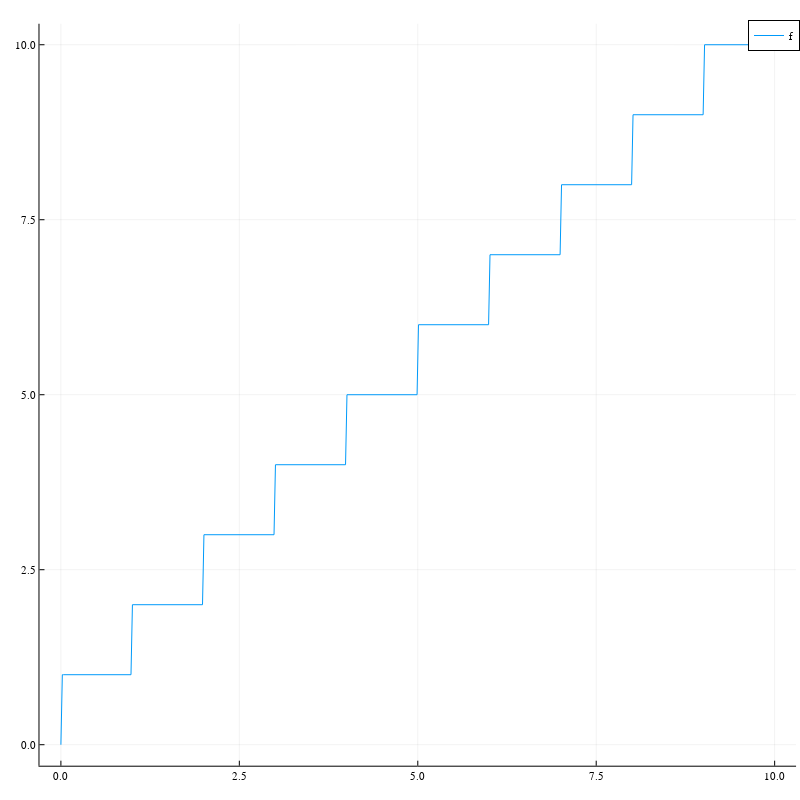

This figure's notebook cell:
### Code cell
xg = range(0, 10, length = 500)

# f(x) = x^3
# f(x) = -x*log(x)
# f(x) = exp(x)
f(x) = ceil(x)
# 
plot(xg, f, label = "f")

### Figure 1 — Plotly figure (JSON) as saved in the notebook; plotly's stock layout.template omitted (floating-point values rounded to 4 significant figures; data arrays with more than 128 entries replaced by an {"elided": "..."} marker saying what was removed)
{"data": [{"xaxis": "x", "colorbar": {"title": ""}, "yaxis": "y", "x": {"elided": "500 float values"}, "showlegend": true, "mode": "lines", "name": "f", "zmin": null, "legendgroup": "f", "zmax": null, "line": {"color": "rgba(0, 154, 250, 1.000)", "shape": "linear", "dash": "solid", "width": 1}, "y": {"elided": "500 int values"}, "type": "scatter"}], "layout": {"showlegend": true, "xaxis": {"showticklabels": true, "gridwidth": 0.5, "tickvals": [0, 2.5, 5, 7.5, 10], "range": [-0.3, 10.3], "domain": [0.04937, 0.9951], "mirror": false, "tickangle": 0, "showline": true, "ticktext": ["0.0", "2.5", "5.0", "7.5", "10.0"], "zeroline": false, "tickfont": {"color": "rgba(0, 0, 0, 1.000)", "family": "sans-serif", "size": 11}, "zerolinecolor": "rgba(0, 0, 0, 1.000)", "anchor": "y", "visible": true, "ticks": "inside", "tickmode": "array", "linecolor": "rgba(0, 0, 0, 1.000)", "showgrid": true, "title": "", "gridcolor": "rgba(0, 0, 0, 0.100)", "titlefont": {"color": "rgba(0, 0, 0, 1.000)", "family": "sans-serif", "size": 15}, "tickcolor": "rgb(0, 0, 0)", "type": "-"}, "paper_bgcolor": "rgba(255, 255, 255, 1.000)", "annotations": [], "height": 800, "margin": {"l": 0, "b": 20, "r": 0, "t": 20}, "plot_bgcolor": "rgba(255, 255, 255, 1.000)", "yaxis": {"showticklabels": true, "gridwidth": 0.5, "tickvals": [0, 2.5, 5, 7.5, 10], "range": [-0.3, 10.3], "domain": [0.01881, 0.9951], "mirror": false, "tickangle": 0, "showline": true, "ticktext": ["0.0", "2.5", "5.0", "7.5", "10.0"], "zeroline": false, "tickfont": {"color": "rgba(0, 0, 0, 1.000)", "family": "sans-serif", "size": 11}, "zerolinecolor": "rgba(0, 0, 0, 1.000)", "anchor": "x", "visible": true, "ticks": "inside", "tickmode": "array", "linecolor": "rgba(0, 0, 0, 1.000)", "showgrid": true, "title": "", "gridcolor": "rgba(0, 0, 0, 0.100)", "titlefont": {"color": "rgba(0, 0, 0, 1.000)", "family": "sans-serif", "size": 15}, "tickcolor": "rgb(0, 0, 0)", "type": "-"}, "legend": {"yanchor": "auto", "xanchor": "auto", "bordercolor": "rgba(0, 0, 0, 1.000)", "bgcolor": "rgba(255, 255, 255, 1.000)", "borderwidth": 1, "tracegroupgap": 0, "y": 1, "font": {"color": "rgba(0, 0, 0, 1.000)", "family": "sans-serif", "size": 11}, "title": {"font": {"color": "rgba(0, 0, 0, 1.000)", "family": "sans-serif", "size": 15}, "text": ""}, "traceorder": "normal", "x": 1}, "width": 800}}
